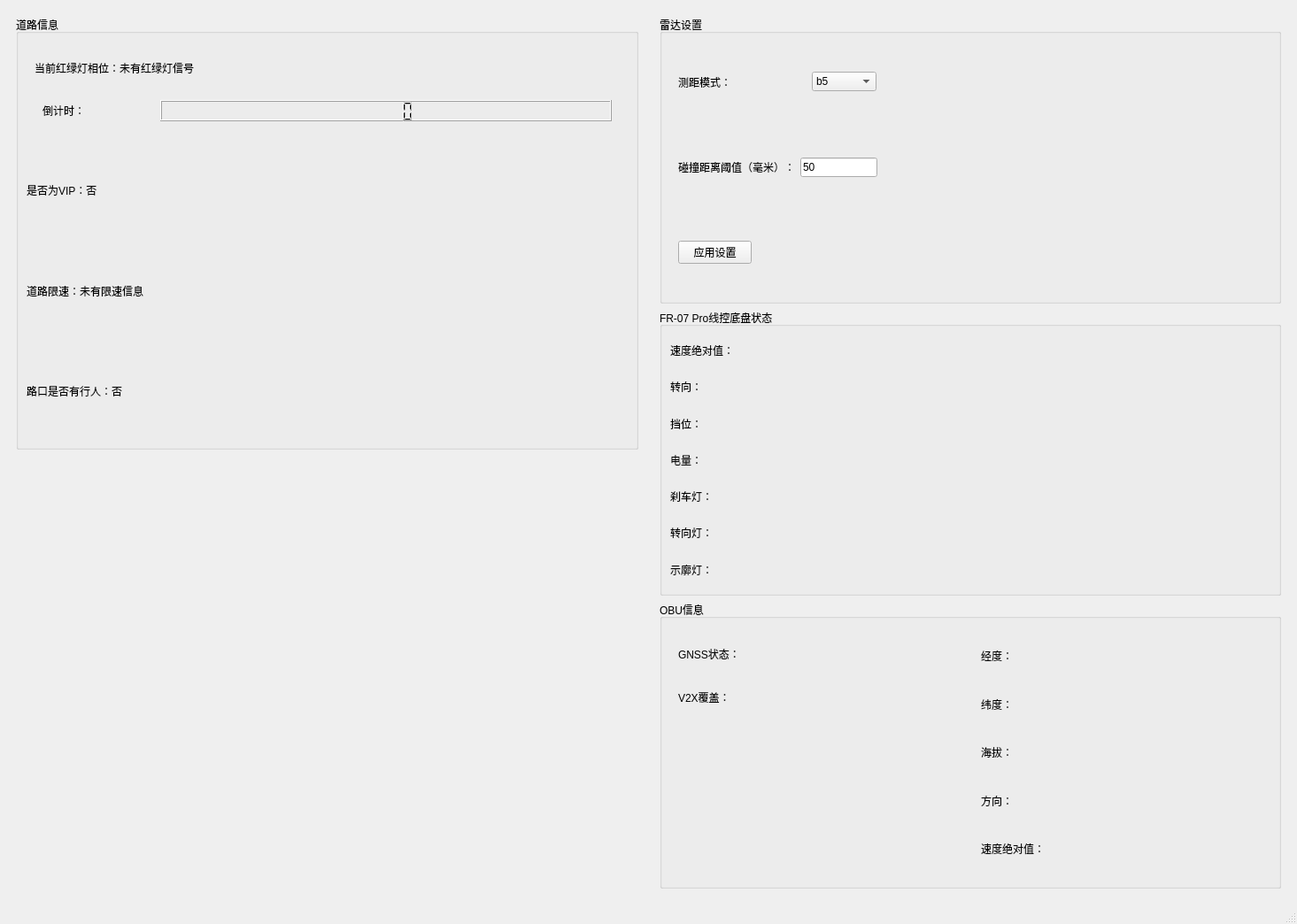
<?xml version="1.0" encoding="UTF-8"?>
<ui version="4.0">
 <class>MainWindow</class>
 <widget class="QMainWindow" name="MainWindow">
  <property name="geometry">
   <rect>
    <x>0</x>
    <y>0</y>
    <width>1465</width>
    <height>1044</height>
   </rect>
  </property>
  <property name="windowTitle">
   <string>HMI</string>
  </property>
  <widget class="QWidget" name="centralwidget">
   <layout class="QHBoxLayout" name="horizontalLayout" stretch="1,1">
    <item>
     <widget class="QWidget" name="widget_8" native="true">
      <layout class="QVBoxLayout" name="verticalLayout_3" stretch="1,1">
       <item>
        <widget class="QGroupBox" name="groupBox">
         <property name="title">
          <string>道路信息</string>
         </property>
         <layout class="QVBoxLayout" name="verticalLayout_4">
          <item>
           <widget class="QWidget" name="widget_4" native="true">
            <layout class="QVBoxLayout" name="verticalLayout_2">
             <item>
              <widget class="QLabel" name="traffic_light_phase">
               <property name="text">
                <string>当前红绿灯相位：未有红绿灯信号</string>
               </property>
              </widget>
             </item>
             <item>
              <widget class="QWidget" name="widget_5" native="true">
               <layout class="QHBoxLayout" name="horizontalLayout_2" stretch="1,4">
                <item>
                 <widget class="QLabel" name="label_3">
                  <property name="text">
                   <string>倒计时：</string>
                  </property>
                 </widget>
                </item>
                <item>
                 <widget class="QLCDNumber" name="traffic_light_sec"/>
                </item>
               </layout>
              </widget>
             </item>
            </layout>
           </widget>
          </item>
          <item>
           <widget class="QLabel" name="vip_status">
            <property name="text">
             <string>是否为VIP：否</string>
            </property>
           </widget>
          </item>
          <item>
           <widget class="QLabel" name="speed_limit">
            <property name="text">
             <string>道路限速：未有限速信息</string>
            </property>
           </widget>
          </item>
          <item>
           <widget class="QLabel" name="traffic_person">
            <property name="text">
             <string>路口是否有行人：否</string>
            </property>
           </widget>
          </item>
         </layout>
        </widget>
       </item>
       <item>
        <widget class="QLabel" name="cam_view">
         <property name="text">
          <string/>
         </property>
        </widget>
       </item>
      </layout>
     </widget>
    </item>
    <item>
     <widget class="QWidget" name="widget_9" native="true">
      <layout class="QVBoxLayout" name="verticalLayout" stretch="1,1,1">
       <item>
        <widget class="QGroupBox" name="groupBox_4">
         <property name="title">
          <string>雷达设置</string>
         </property>
         <layout class="QVBoxLayout" name="verticalLayout_7">
          <item>
           <widget class="QWidget" name="widget" native="true">
            <layout class="QHBoxLayout" name="horizontalLayout_7" stretch="2,1,6">
             <item>
              <widget class="QLabel" name="label">
               <property name="text">
                <string>测距模式：</string>
               </property>
              </widget>
             </item>
             <item>
              <widget class="QComboBox" name="f40_mode_select">
               <property name="currentText">
                <string>b5</string>
               </property>
               <property name="currentIndex">
                <number>4</number>
               </property>
               <item>
                <property name="text">
                 <string>b1</string>
                </property>
               </item>
               <item>
                <property name="text">
                 <string>b2</string>
                </property>
               </item>
               <item>
                <property name="text">
                 <string>b3</string>
                </property>
               </item>
               <item>
                <property name="text">
                 <string>b4</string>
                </property>
               </item>
               <item>
                <property name="text">
                 <string>b5</string>
                </property>
               </item>
               <item>
                <property name="text">
                 <string>b6</string>
                </property>
               </item>
               <item>
                <property name="text">
                 <string>b7</string>
                </property>
               </item>
               <item>
                <property name="text">
                 <string>b8</string>
                </property>
               </item>
               <item>
                <property name="text">
                 <string>b9</string>
                </property>
               </item>
               <item>
                <property name="text">
                 <string>ba</string>
                </property>
               </item>
               <item>
                <property name="text">
                 <string>bb</string>
                </property>
               </item>
               <item>
                <property name="text">
                 <string>bc</string>
                </property>
               </item>
               <item>
                <property name="text">
                 <string>bd</string>
                </property>
               </item>
               <item>
                <property name="text">
                 <string>be</string>
                </property>
               </item>
              </widget>
             </item>
             <item>
              <spacer name="horizontalSpacer_2">
               <property name="orientation">
                <enum>Qt::Horizontal</enum>
               </property>
               <property name="sizeHint" stdset="0">
                <size>
                 <width>451</width>
                 <height>20</height>
                </size>
               </property>
              </spacer>
             </item>
            </layout>
           </widget>
          </item>
          <item>
           <widget class="QWidget" name="widget_2" native="true">
            <layout class="QHBoxLayout" name="horizontalLayout_6" stretch="1,1,5">
             <item>
              <widget class="QLabel" name="label_2">
               <property name="text">
                <string>碰撞距离阈值（毫米）：</string>
               </property>
              </widget>
             </item>
             <item>
              <widget class="QLineEdit" name="warning_threshold_input">
               <property name="toolTip">
                <string>50 mm（5 cm）净安全距离，实际停车触发距离还包含传感器安装偏置</string>
               </property>
               <property name="text">
                <string>50</string>
               </property>
              </widget>
             </item>
             <item>
              <spacer name="horizontalSpacer_3">
               <property name="orientation">
                <enum>Qt::Horizontal</enum>
               </property>
               <property name="sizeHint" stdset="0">
                <size>
                 <width>451</width>
                 <height>20</height>
                </size>
               </property>
              </spacer>
             </item>
            </layout>
           </widget>
          </item>
          <item>
           <widget class="QWidget" name="widget_3" native="true">
            <layout class="QHBoxLayout" name="horizontalLayout_3" stretch="1,7">
             <item>
              <widget class="QPushButton" name="apply_param_btn">
               <property name="text">
                <string>应用设置</string>
               </property>
              </widget>
             </item>
             <item>
              <spacer name="horizontalSpacer">
               <property name="orientation">
                <enum>Qt::Horizontal</enum>
               </property>
               <property name="sizeHint" stdset="0">
                <size>
                 <width>559</width>
                 <height>20</height>
                </size>
               </property>
              </spacer>
             </item>
            </layout>
           </widget>
          </item>
         </layout>
        </widget>
       </item>
       <item>
        <widget class="QGroupBox" name="groupBox_3">
         <property name="title">
          <string>FR-07 Pro线控底盘状态</string>
         </property>
         <layout class="QVBoxLayout" name="verticalLayout_8">
          <item>
           <widget class="QLabel" name="velocity">
            <property name="text">
             <string>速度绝对值：</string>
            </property>
           </widget>
          </item>
          <item>
           <widget class="QLabel" name="steering">
            <property name="text">
             <string>转向：</string>
            </property>
           </widget>
          </item>
          <item>
           <widget class="QLabel" name="gear">
            <property name="text">
             <string>挡位：</string>
            </property>
           </widget>
          </item>
          <item>
           <widget class="QLabel" name="battery">
            <property name="text">
             <string>电量：</string>
            </property>
           </widget>
          </item>
          <item>
           <widget class="QLabel" name="break_lamp">
            <property name="text">
             <string>刹车灯：</string>
            </property>
           </widget>
          </item>
          <item>
           <widget class="QLabel" name="turn_lamp">
            <property name="text">
             <string>转向灯：</string>
            </property>
           </widget>
          </item>
          <item>
           <widget class="QLabel" name="clearance_lamp">
            <property name="text">
             <string>示廓灯：</string>
            </property>
           </widget>
          </item>
         </layout>
        </widget>
       </item>
       <item>
        <widget class="QGroupBox" name="groupBox_2">
         <property name="title">
          <string>OBU信息</string>
         </property>
         <layout class="QHBoxLayout" name="horizontalLayout_4">
          <item>
           <widget class="QWidget" name="widget_6" native="true">
            <layout class="QVBoxLayout" name="verticalLayout_6" stretch="1,1,4">
             <item>
              <widget class="QLabel" name="gnsStatus">
               <property name="text">
                <string>GNSS状态：</string>
               </property>
              </widget>
             </item>
             <item>
              <widget class="QLabel" name="V2xCover">
               <property name="text">
                <string>V2X覆盖：</string>
               </property>
              </widget>
             </item>
             <item>
              <spacer name="verticalSpacer">
               <property name="orientation">
                <enum>Qt::Vertical</enum>
               </property>
               <property name="sizeHint" stdset="0">
                <size>
                 <width>20</width>
                 <height>121</height>
                </size>
               </property>
              </spacer>
             </item>
            </layout>
           </widget>
          </item>
          <item>
           <widget class="QWidget" name="widget_7" native="true">
            <layout class="QVBoxLayout" name="verticalLayout_5">
             <item>
              <widget class="QLabel" name="lon">
               <property name="text">
                <string>经度：</string>
               </property>
              </widget>
             </item>
             <item>
              <widget class="QLabel" name="lat">
               <property name="text">
                <string>纬度：</string>
               </property>
              </widget>
             </item>
             <item>
              <widget class="QLabel" name="ele">
               <property name="text">
                <string>海拔：</string>
               </property>
              </widget>
             </item>
             <item>
              <widget class="QLabel" name="hea">
               <property name="text">
                <string>方向：</string>
               </property>
              </widget>
             </item>
             <item>
              <widget class="QLabel" name="spd">
               <property name="text">
                <string>速度绝对值：</string>
               </property>
              </widget>
             </item>
            </layout>
           </widget>
          </item>
         </layout>
        </widget>
       </item>
      </layout>
     </widget>
    </item>
   </layout>
  </widget>
  <widget class="QMenuBar" name="menubar">
   <property name="geometry">
    <rect>
     <x>0</x>
     <y>0</y>
     <width>1465</width>
     <height>23</height>
    </rect>
   </property>
  </widget>
  <widget class="QStatusBar" name="statusbar"/>
 </widget>
 <resources/>
 <connections/>
</ui>
